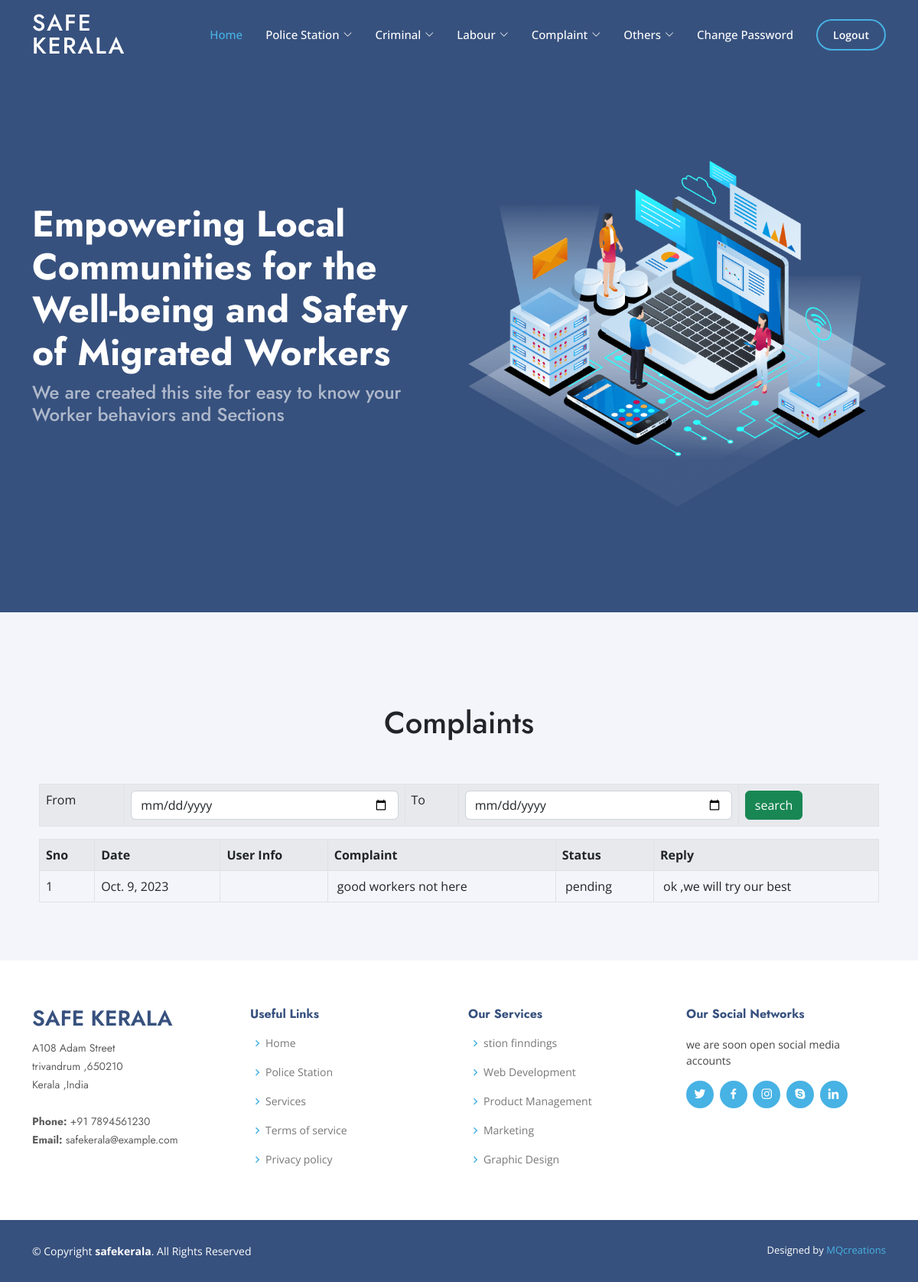
The app's page /view_complaint/ with its own data.
### safekerala_admin/models.py (models this page shows)
class ComplaintDB(models.Model):
    c_date = models.DateField(null=True, blank=True)
    c_complaint = models.CharField(max_length=200, blank=True, null=True)
    u_loginid = models.IntegerField(null=True, blank=True)
    c_reply = models.CharField(max_length=200, blank=True, null=True)
    c_status = models.CharField(max_length=10, blank=True, null=True)

### safekerala_admin/views.py (the view, shortened to what this page needs)
# urls.py: path('view_complaint/', views.view_complaint, name="view_complaint"),
def view_complaint(req):
    data = ComplaintDB.objects.all()
    return render(req, "view_complaint.html", {'data': data})

### safekerala_admin/templates/view_complaint.html (shortened to what this page needs)
<!doctype html>
{% extends 'ad_index.html' %}
{% block content %}
<html lang="en">
<head>
</head>
<body>
<h1 class="text-dark text-center pb-5">Complaints</h1>
<form action="" method="post"><table class="table table-bordered table-striped">
  <tr>
    <td>From</td>
    <td><input type="date" name="textfield" id="textfield" class="form-control" required/></td>
    <td>To</td>
    <td><input type="date" name="textfield2" id="textfield2" class="form-control" required/></td>
    <td><input type="submit" name="textfield3" id="textfield3" value="search" class="btn btn-success  "/></td>
  </tr>
</table>
  <table class="table table-bordered table-striped">
    <tr>
      <th>Sno</th>
      <th>Date</th>
      <th>User Info</th>
      <th>Complaint</th>
      <th>Status</th>
      <th>Reply</th>
    </tr>
    {% for i in data %}
    <tr>
      <td>{{forloop.counter}}</td>
      <td>{{i.c_date}}</td>
      <td>&nbsp;{{i.u_name}}</td>
      <td>&nbsp;{{i.c_complaint}}</td>
      <td>&nbsp;{{i.c_status}}</td>
      <td>&nbsp;{{i.c_reply}}</td>
    </tr>
    {% endfor %}
  </table>
</form>
</body>
</html>
{% endblock %}

### safekerala_admin/static/css/style.css (style rules this page uses)
body { font-family: "Open Sans", sans-serif; color: #444444; }
h1, h2, h3, h4, h5, h6 { font-family: "Jost", sans-serif; }

### records on screen
ComplaintDB: c_date "Oct. 9, 2023", c_complaint "good workers not here", c_status "pending", c_reply "ok ,we will try our best"
